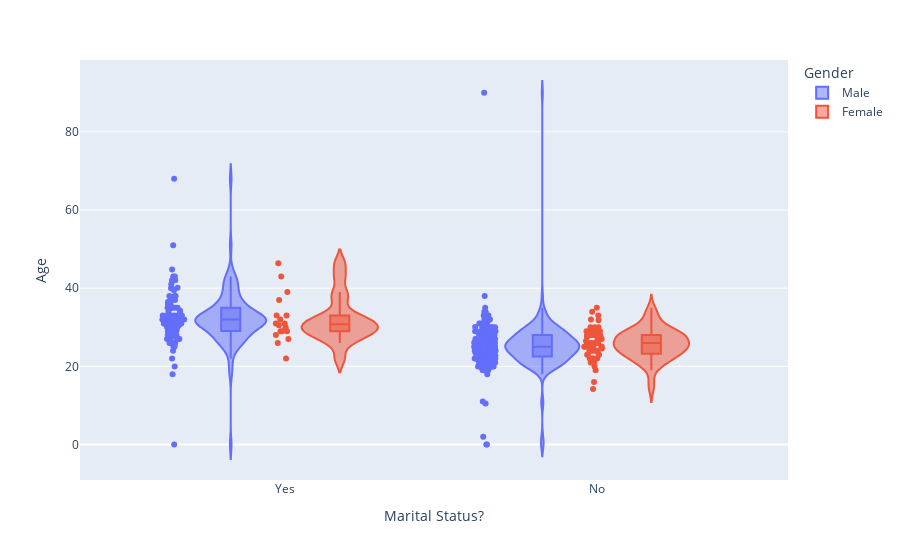

Notebook source saved alongside this figure:
### Markdown cell above
---

### Code cell
import plotly.express as px
import pandas as pd 
data= pd.read_csv("new_data.csv")
fig = px.violin(data, y="Age", x="Marital Status?", color="Gender", box=True, points="all", hover_data=data.columns)
fig.show()

### Figure 1 — Plotly figure (JSON) as saved in the notebook; plotly's stock layout.template omitted (floating-point values rounded to 4 significant figures; data arrays with more than 128 entries replaced by an {"elided": "..."} marker saying what was removed)
{"data": [{"alignmentgroup": "True", "box": {"visible": true}, "customdata": {"elided": "298x21 mixed values"}, "hovertemplate": "Gender=%{customdata[0]}<br>Marital Status?=%{x}<br>Age=%{y}<br>Location=%{customdata[1]}<br>Age_range=%{customdata[2]}<br>Qualification=%{customdata[3]}<br>field_of_study=%{customdata[4]}<br>Purpose_for_chilla=%{customdata[5]}<br>Work_status=%{customdata[6]}<br>Blood_group =%{customdata[7]}<br>Mobile_sim=%{customdata[8]}<br>Sim_type=%{customdata[9]}<br>PC_status=%{customdata[10]}<br>Glasses_wear=%{customdata[11]}<br>When did you write your first line of code?=%{customdata[12]}<br>Your favorite programming language?=%{customdata[13]}<br>Are you Vaccinated?=%{customdata[14]}<br>Where do you live?=%{customdata[15]}<br>Working experience=%{customdata[16]}<br>Weight_in_kg=%{customdata[17]}<br>Height_in_cm=%{customdata[18]}<br>How many hours you code a day? (int) =%{customdata[19]}<br>Light kitni der band hti hy? int=%{customdata[20]}<extra></extra>", "legendgroup": "Male", "marker": {"color": "#636efa"}, "name": "Male", "offsetgroup": "Male", "orientation": "v", "points": "all", "scalegroup": "True", "showlegend": true, "type": "violin", "x": {"elided": "298 str values"}, "x0": " ", "xaxis": "x", "y": {"elided": "298 float values"}, "y0": " ", "yaxis": "y"}, {"alignmentgroup": "True", "box": {"visible": true}, "customdata": {"elided": "77x21 mixed values"}, "hovertemplate": "Gender=%{customdata[0]}<br>Marital Status?=%{x}<br>Age=%{y}<br>Location=%{customdata[1]}<br>Age_range=%{customdata[2]}<br>Qualification=%{customdata[3]}<br>field_of_study=%{customdata[4]}<br>Purpose_for_chilla=%{customdata[5]}<br>Work_status=%{customdata[6]}<br>Blood_group =%{customdata[7]}<br>Mobile_sim=%{customdata[8]}<br>Sim_type=%{customdata[9]}<br>PC_status=%{customdata[10]}<br>Glasses_wear=%{customdata[11]}<br>When did you write your first line of code?=%{customdata[12]}<br>Your favorite programming language?=%{customdata[13]}<br>Are you Vaccinated?=%{customdata[14]}<br>Where do you live?=%{customdata[15]}<br>Working experience=%{customdata[16]}<br>Weight_in_kg=%{customdata[17]}<br>Height_in_cm=%{customdata[18]}<br>How many hours you code a day? (int) =%{customdata[19]}<br>Light kitni der band hti hy? int=%{customdata[20]}<extra></extra>", "legendgroup": "Female", "marker": {"color": "#EF553B"}, "name": "Female", "offsetgroup": "Female", "orientation": "v", "points": "all", "scalegroup": "True", "showlegend": true, "type": "violin", "x": ["Yes", "No", "No", "No", "No", "No", "No", "Yes", "Yes", "Yes", "No", "Yes", "No", "No", "No", "No", "No", "Yes", "No", "No", "No", "No", "No", "No", "No", "No", "Yes", "No", "No", "No", "No", "No", "No", "No", "No", "No", "No", "Yes", "No", "No", "Yes", "No", "No", "No", "Yes", "Yes", "No", "No", "Yes", "No", "No", "No", "No", "No", "No", "No", "No", "No", "No", "No", "No", "No", "No", "No", "Yes", "No", "No", "No", "Yes", "Yes", "Yes", "No", "No", "No", "Yes", "No", "Yes"], "x0": " ", "xaxis": "x", "y": [33, 27, 28, 25, 27.9, 26, 28, 28, 32, 30, 33, 39, 23.99, 24.6, 24, 22, 24, 43, 24, 26, 27.5, 23, 30, 29, 29, 28, 27, 31.8, 23, 25, 28.1, 25, 25, 22, 20, 29, 21, 29, 26, 25, 29, 27.5, 23, 14.2, 30.5, 31, 22, 25, 46.4, 30, 21, 16, 28, 25, 29, 21, 35, 29, 26, 34, 24, 32, 26.5, 27, 26, 28, 26, 26, 37, 22, 33, 19, 30, 23, 29, 22, 31], "y0": " ", "yaxis": "y"}], "layout": {"legend": {"title": {"text": "Gender"}, "tracegroupgap": 0}, "margin": {"t": 60}, "violinmode": "group", "xaxis": {"anchor": "y", "domain": [0, 1], "title": {"text": "Marital Status?"}}, "yaxis": {"anchor": "x", "domain": [0, 1], "title": {"text": "Age"}}}}
